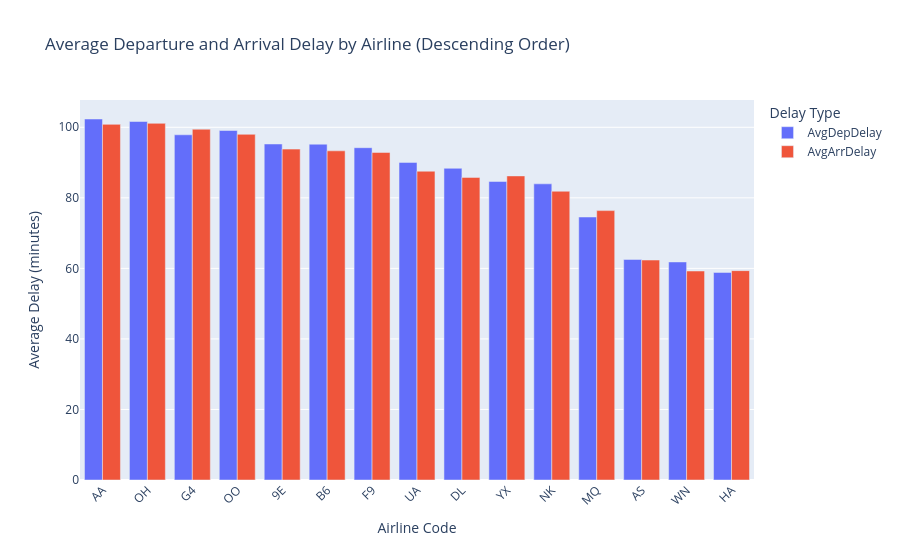

Source (notebook cell):
### Code cell
from pyspark.sql import functions as F
import plotly.express as px

# --- Aggregate average delays by airline ---
avg_delay_by_airline = (
    delayed_df.groupBy("Reporting_Airline")
      .agg(
          F.avg("DepDelay").alias("AvgDepDelay"),
          F.avg("ArrDelay").alias("AvgArrDelay"),
          F.count("*").alias("FlightCount")
      )
)

# --- Convert to pandas ---
avg_delay_airline_pdf = avg_delay_by_airline.toPandas()

# --- Airline code-to-name mapping ---
airline_name_map = {
    "9E": "Endeavor Air",
    "AA": "American Airlines",
    "AS": "Alaska Airlines",
    "B6": "JetBlue Airways",
    "DL": "Delta Air Lines",
    "F9": "Frontier Airlines",
    "G4": "Allegiant Air",
    "HA": "Hawaiian Airlines",
    "MQ": "Envoy Air",
    "NK": "Spirit Airlines",
    "OH": "PSA Airlines",
    "OO": "SkyWest Airlines",
    "UA": "United Airlines",
    "WN": "Southwest Airlines",
    "YX": "Republic Airways"
}

avg_delay_airline_pdf["AirlineName"] = avg_delay_airline_pdf["Reporting_Airline"].map(airline_name_map)

# --- Sort airlines by total average delay (descending) ---
avg_delay_airline_pdf["TotalAvgDelay"] = (
    avg_delay_airline_pdf["AvgDepDelay"] + avg_delay_airline_pdf["AvgArrDelay"]
) / 2

avg_delay_airline_pdf = avg_delay_airline_pdf.sort_values("TotalAvgDelay", ascending=False)

# --- Create grouped bar chart ---
fig = px.bar(
    avg_delay_airline_pdf,
    x="Reporting_Airline",
    y=["AvgDepDelay", "AvgArrDelay"],
    barmode="group",
    title="Average Departure and Arrival Delay by Airline (Descending Order)",
    labels={
        "Reporting_Airline": "Airline Code",
        "value": "Average Delay (minutes)",
        "variable": "Delay Type"
    },
    hover_data={
        "AirlineName": True,
        "FlightCount": True,
        "Reporting_Airline": False
    }
)

fig.update_layout(
    xaxis_tickangle=-45,
    bargap=0.2,
    legend_title_text="Delay Type",
    hoverlabel=dict(bgcolor="white", font_size=12)
)

fig.show()

### Figure 1 — Plotly figure (JSON) as saved in the notebook; plotly's stock layout.template omitted (floating-point values rounded to 4 significant figures)
{"data": [{"alignmentgroup": "True", "customdata": [["American Airlines", 454780], ["PSA Airlines", 87555], ["Allegiant Air", 56243], ["SkyWest Airlines", 247834], ["Endeavor Air", 44065], ["JetBlue Airways", 137859], ["Frontier Airlines", 111601], ["United Airlines", 275560], ["Delta Air Lines", 331732], ["Republic Airways", 74057], ["Spirit Airlines", 126686], ["Envoy Air", 91129], ["Alaska Airlines", 85203], ["Southwest Airlines", 603465], ["Hawaiian Airlines", 25402]], "hovertemplate": "Delay Type=AvgDepDelay<br>Average Delay (minutes)=%{y}<br>AirlineName=%{customdata[0]}<br>FlightCount=%{customdata[1]}<extra></extra>", "legendgroup": "AvgDepDelay", "marker": {"color": "#636efa", "pattern": {"shape": ""}}, "name": "AvgDepDelay", "offsetgroup": "AvgDepDelay", "orientation": "v", "showlegend": true, "textposition": "auto", "type": "bar", "x": ["AA", "OH", "G4", "OO", "9E", "B6", "F9", "UA", "DL", "YX", "NK", "MQ", "AS", "WN", "HA"], "xaxis": "x", "y": [102.3, 101.6, 97.87, 99.09, 95.27, 95.21, 94.21, 90.05, 88.37, 84.64, 83.97, 74.56, 62.53, 61.82, 58.85], "yaxis": "y"}, {"alignmentgroup": "True", "customdata": [["American Airlines", 454780], ["PSA Airlines", 87555], ["Allegiant Air", 56243], ["SkyWest Airlines", 247834], ["Endeavor Air", 44065], ["JetBlue Airways", 137859], ["Frontier Airlines", 111601], ["United Airlines", 275560], ["Delta Air Lines", 331732], ["Republic Airways", 74057], ["Spirit Airlines", 126686], ["Envoy Air", 91129], ["Alaska Airlines", 85203], ["Southwest Airlines", 603465], ["Hawaiian Airlines", 25402]], "hovertemplate": "Delay Type=AvgArrDelay<br>Average Delay (minutes)=%{y}<br>AirlineName=%{customdata[0]}<br>FlightCount=%{customdata[1]}<extra></extra>", "legendgroup": "AvgArrDelay", "marker": {"color": "#EF553B", "pattern": {"shape": ""}}, "name": "AvgArrDelay", "offsetgroup": "AvgArrDelay", "orientation": "v", "showlegend": true, "textposition": "auto", "type": "bar", "x": ["AA", "OH", "G4", "OO", "9E", "B6", "F9", "UA", "DL", "YX", "NK", "MQ", "AS", "WN", "HA"], "xaxis": "x", "y": [100.8, 101.1, 99.45, 98.01, 93.81, 93.32, 92.86, 87.55, 85.79, 86.21, 81.87, 76.38, 62.36, 59.25, 59.36], "yaxis": "y"}], "layout": {"bargap": 0.2, "barmode": "group", "hoverlabel": {"bgcolor": "white", "font": {"size": 12}}, "legend": {"title": {"text": "Delay Type"}, "tracegroupgap": 0}, "title": {"text": "Average Departure and Arrival Delay by Airline (Descending Order)"}, "xaxis": {"anchor": "y", "domain": [0, 1], "tickangle": -45, "title": {"text": "Airline Code"}}, "yaxis": {"anchor": "x", "domain": [0, 1], "title": {"text": "Average Delay (minutes)"}}}}
